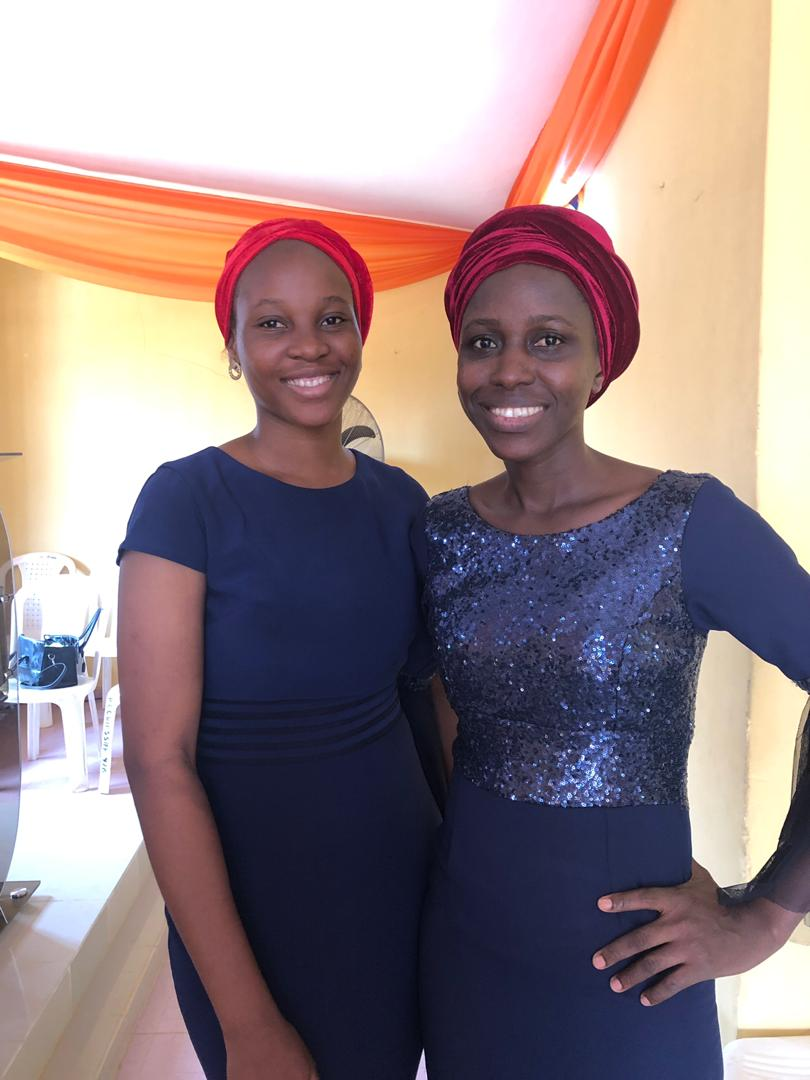
#> input picture imgs/pre_tope.jpg, 810 x 1080 px
$ python morphological.py
#> lines starting #> are read from the running program, lines starting #| are printed output that depends on the picture; after the words box and inside, x2 and y2 are one past the last pixel; in counts of white or black regions, pixels touching at a corner belong together
import cv2 as cv
import numpy as np
import matplotlib.pyplot as plt

img = cv.imread('imgs/pre_tope.jpg', cv.IMREAD_GRAYSCALE)
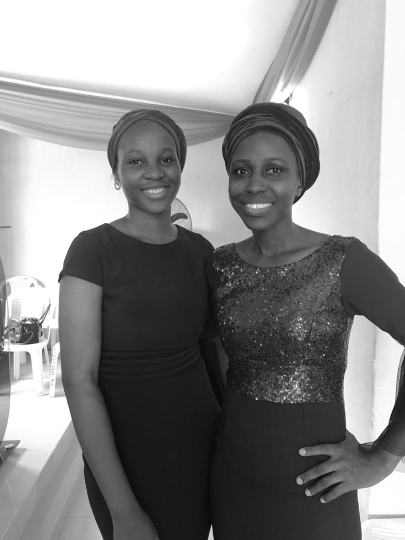
#> img: shape (1080, 810) (shown at 1/2 size); min 0, max 255, mean 137.8
if img is None:
    print('check img file')
    exit(1)
_, mask = cv.threshold(img, 150, 250, cv.THRESH_BINARY_INV)
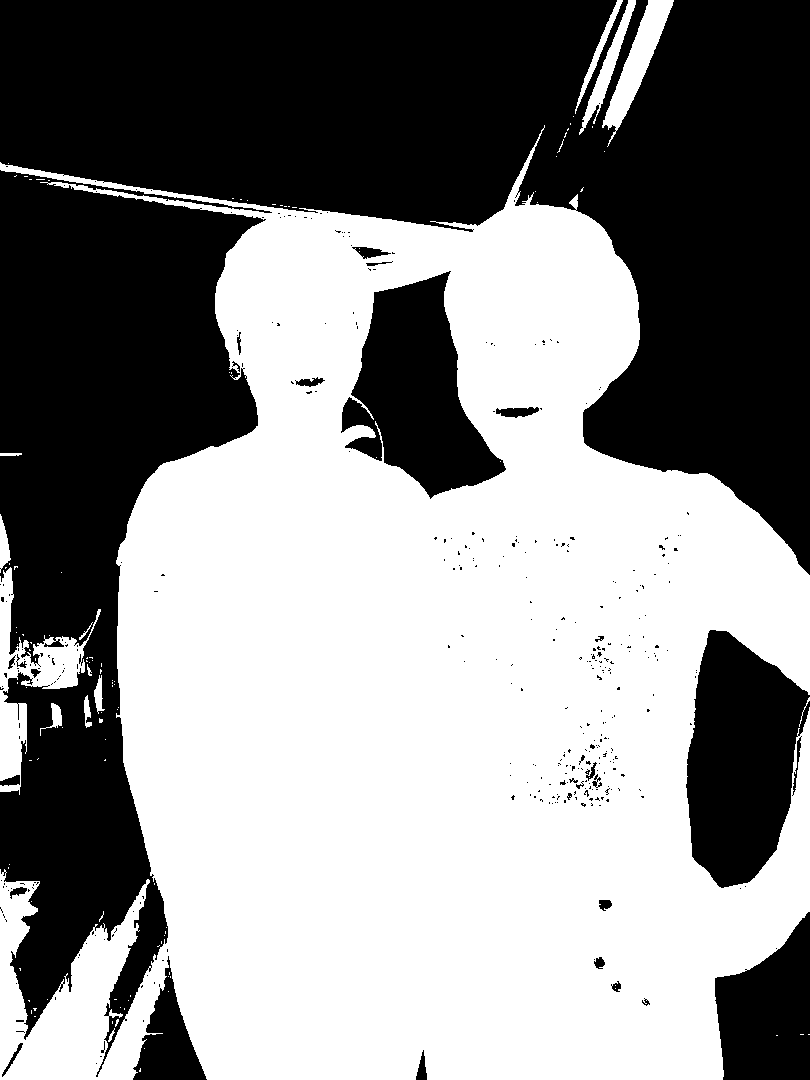
#> mask: shape (1080, 810); values 0 (black) and 250 (white), 54.6% white; 363 black regions (332 under 20 px), largest, box (x1, y1, x2, y2) and area: (0, 0, 810, 575) 214875, (0, 170, 272, 1077) 121528, (686, 630, 810, 888) 22308

kernel = np.ones((7,7), np.uint8)

dilated = cv.dilate(mask, kernel, iterations=3)
#> dilated: shape (1080, 810); values 0 (black) and 250 (white), 63.5% white; 16 black regions (5 under 20 px), largest, box (x1, y1, x2, y2) and area: (0, 0, 604, 215) 105306, (535, 0, 810, 557) 86728, (0, 181, 248, 631) 70214
# closed1 = cv.erode(dilated, kernel, iterations=3)

eroded = cv.erode(mask, kernel, iterations=3)
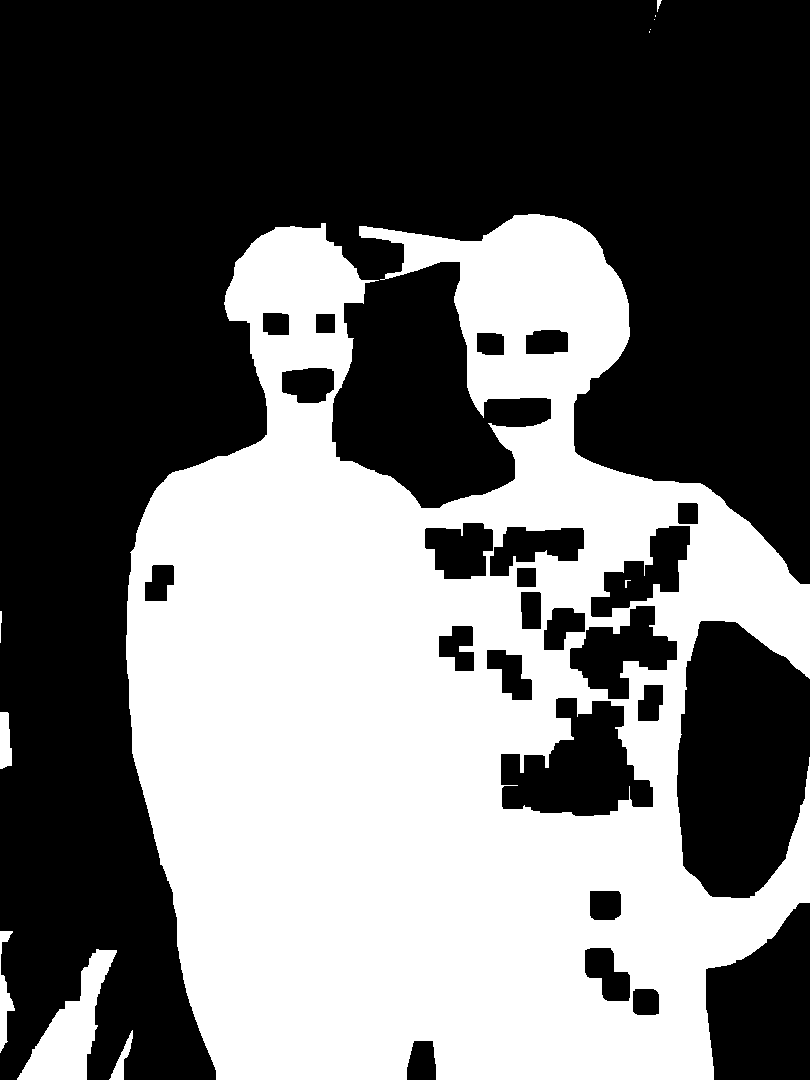
#> eroded: shape (1080, 810); values 0 (black) and 250 (white), 42.1% white; 12 white regions (4 under 20 px), largest, box (x1, y1, x2, y2) and area: (126, 214, 810, 1080) 361361, (17, 949, 117, 1080) 5210, (0, 931, 15, 1053) 750
# opened1 = cv.dilate(eroded, kernel, iterations=3)

# erosion followed by dilation
opened = cv.morphologyEx(mask, cv.MORPH_OPEN, kernel, iterations=3)
#> opened: shape (1080, 810); values 0 (black) and 250 (white), 51.4% white; 58 black regions (37 under 20 px), largest, box (x1, y1, x2, y2) and area: (0, 0, 810, 1080) 360315, (686, 630, 810, 889) 23082, (341, 271, 506, 499) 20926

# dilation followed by erosion
closed = cv.morphologyEx(mask, cv.MORPH_CLOSE, kernel, iterations=3)
#> closed: shape (1080, 810); values 0 (black) and 250 (white), 56.6% white; 9 black regions, largest, box (x1, y1, x2, y2) and area: (0, 0, 810, 566) 211453, (0, 172, 257, 640) 81707, (0, 688, 149, 1000) 28534

# difference between dilation and erosion
morph_grad = cv.morphologyEx(mask, cv.MORPH_GRADIENT, kernel, iterations=3)
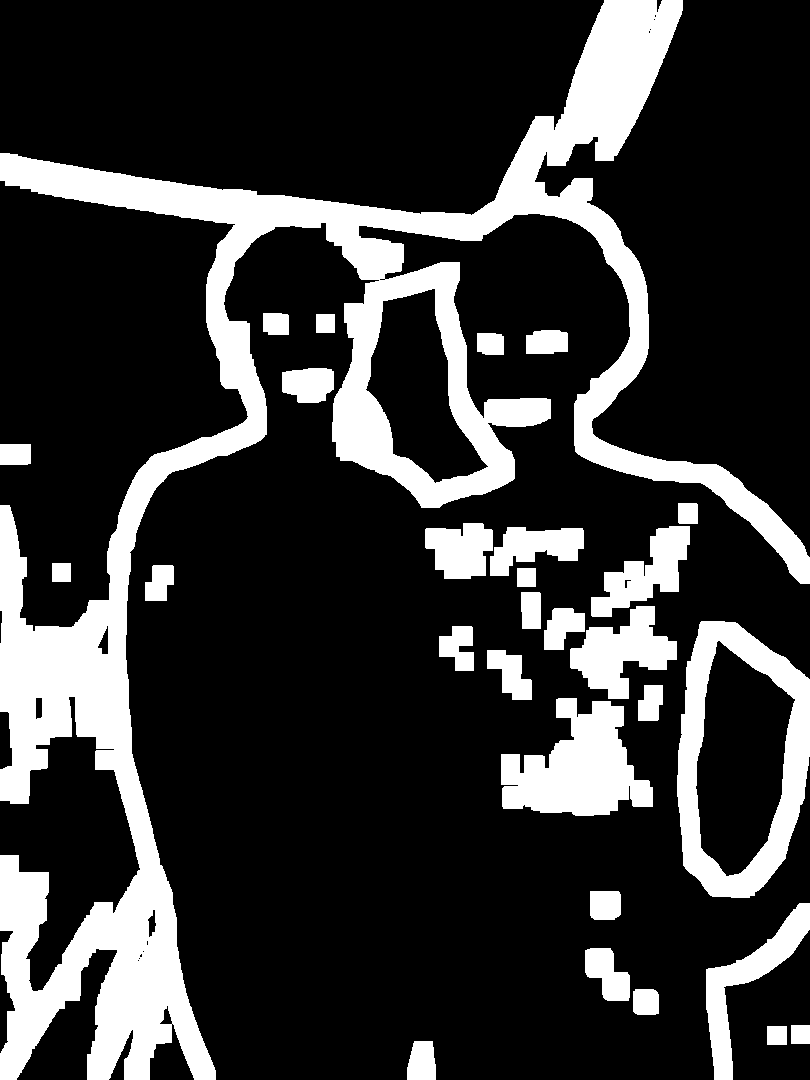
#> morph_grad: shape (1080, 810); values 0 (black) and 250 (white), 21.4% white; 29 white regions, largest, box (x1, y1, x2, y2) and area: (0, 0, 810, 1080) 126175, (677, 621, 810, 898) 13941, (501, 698, 653, 816) 10763

# difference between image and opened image
top_hat = cv.morphologyEx(mask, cv.MORPH_TOPHAT, kernel, iterations=3)
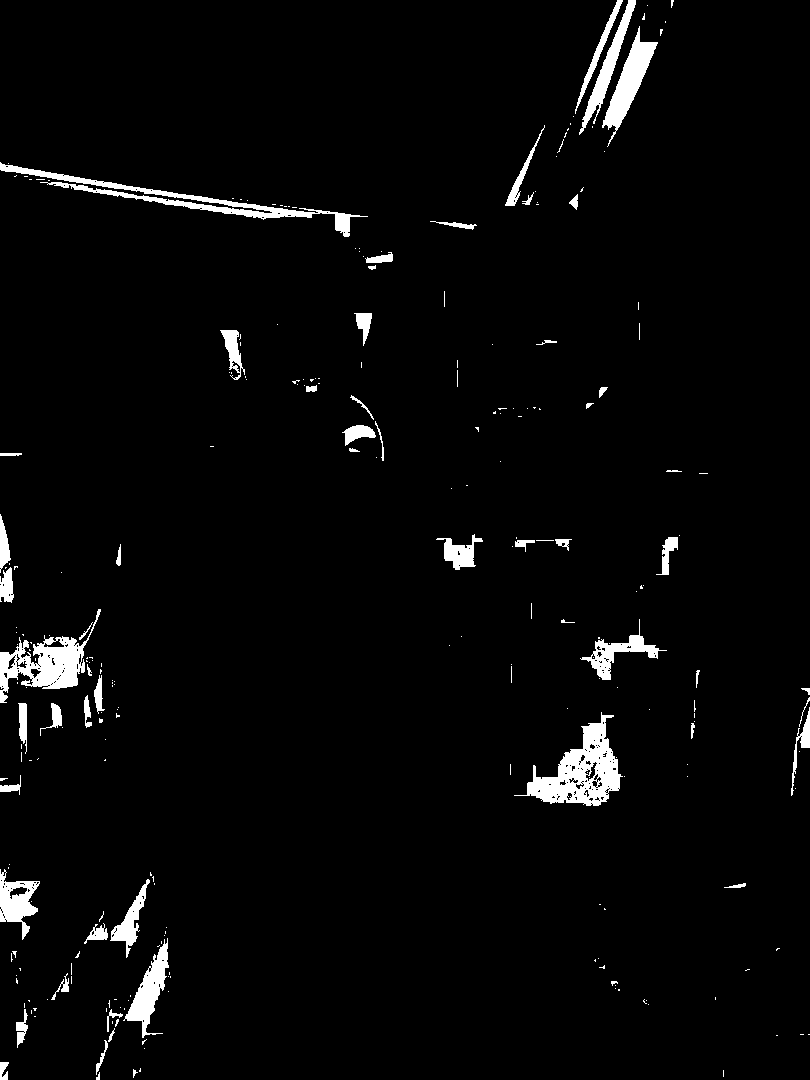
#> top_hat: shape (1080, 810); values 0 (black) and 250 (white), 3.2% white; 262 white regions (203 under 20 px), largest, box (x1, y1, x2, y2) and area: (514, 712, 623, 806) 4009, (0, 162, 368, 237) 3222, (0, 609, 101, 703) 3106

titles = ['orig', 'mask', 'dilated', 'eroded', 'opened', 'closed', 'morph_grad', 'top_hat']
images = [img, mask, dilated, eroded, opened, closed, morph_grad, top_hat]

for i in range(len(images)):
    plt.subplot(2, 4, i+1)
    plt.imshow(images[i], 'gray')
    plt.title(titles[i])
    plt.xticks([]), plt.yticks([])
#> this loop made 8 passes

plt.show()

$ run again, with imgs/babe.jpg copied over imgs/pre_tope.jpg
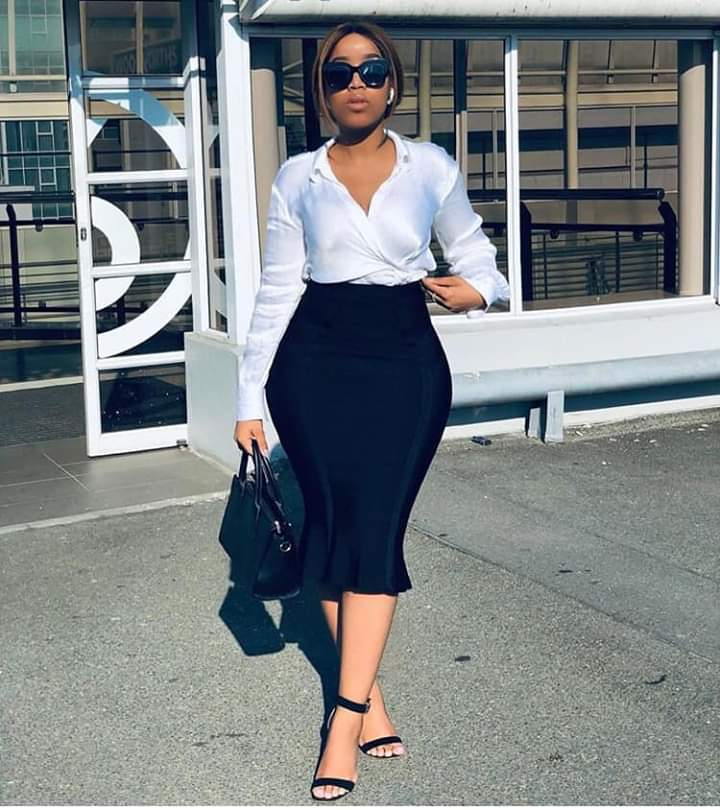
#> input picture imgs/babe.jpg, 720 x 810 px
#> `_, mask = cv.threshold(img, 150, 250, cv.THRESH_BINARY_INV)`:
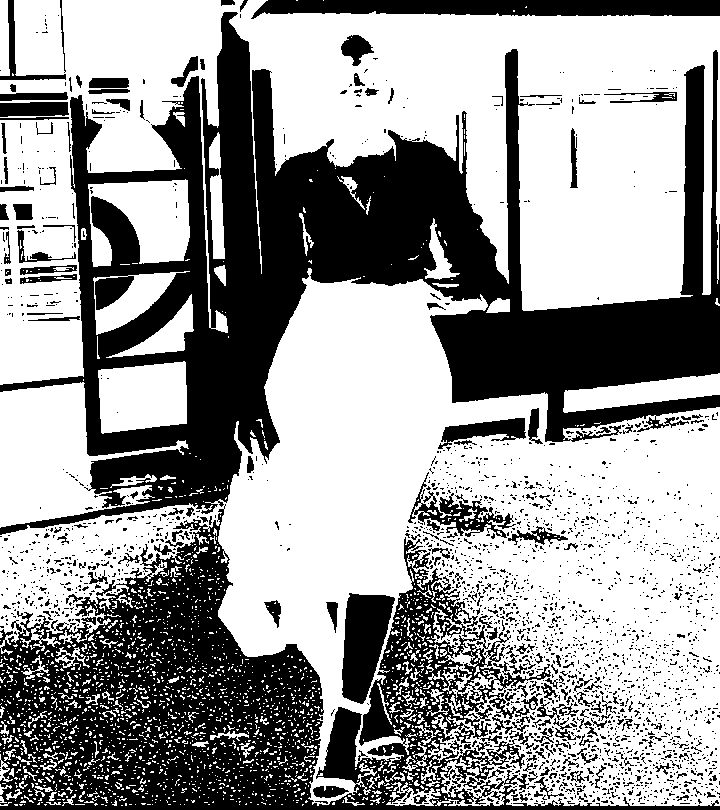
#> mask: shape (810, 720); values 0 (black) and 250 (white), 60.4% white; 2333 black regions (2138 under 20 px), largest, box (x1, y1, x2, y2) and area: (0, 12, 720, 535) 118350, (0, 504, 720, 810) 74928, (251, 0, 720, 19) 6782
#> dilated: shape (810, 720); values 0 (black) and 250 (white), 92% white; 32 black regions (14 under 20 px), largest, box (x1, y1, x2, y2) and area: (140, 47, 497, 479) 25213, (446, 304, 720, 392) 16516, (352, 604, 382, 690) 1421
#> eroded: shape (810, 720); values 0 (black) and 250 (white), 22% white; 39 white regions (12 under 20 px), largest, box (x1, y1, x2, y2) and area: (229, 291, 522, 698) 45587, (249, 22, 720, 208) 27380, (528, 110, 677, 301) 23094
#> opened: shape (810, 720); values 0 (black) and 250 (white), 36.4% white; 23 white regions, largest, box (x1, y1, x2, y2) and area: (220, 282, 531, 707) 62280, (240, 13, 720, 239) 46990, (519, 101, 686, 310) 32562
#> closed: shape (810, 720); values 0 (black) and 250 (white), 83.3% white; 19 black regions, largest, box (x1, y1, x2, y2) and area: (92, 38, 506, 488) 50983, (437, 216, 720, 401) 24301, (343, 595, 391, 699) 3833
#> morph_grad: shape (810, 720); values 0 (black) and 250 (white), 70.1% white; 71 black regions (26 under 20 px), largest, box (x1, y1, x2, y2) and area: (229, 291, 522, 698) 45587, (249, 22, 720, 208) 27380, (140, 47, 497, 479) 25213
#> `top_hat = cv.morphologyEx(mask, cv.MORPH_TOPHAT, kernel, iterations=3)`:
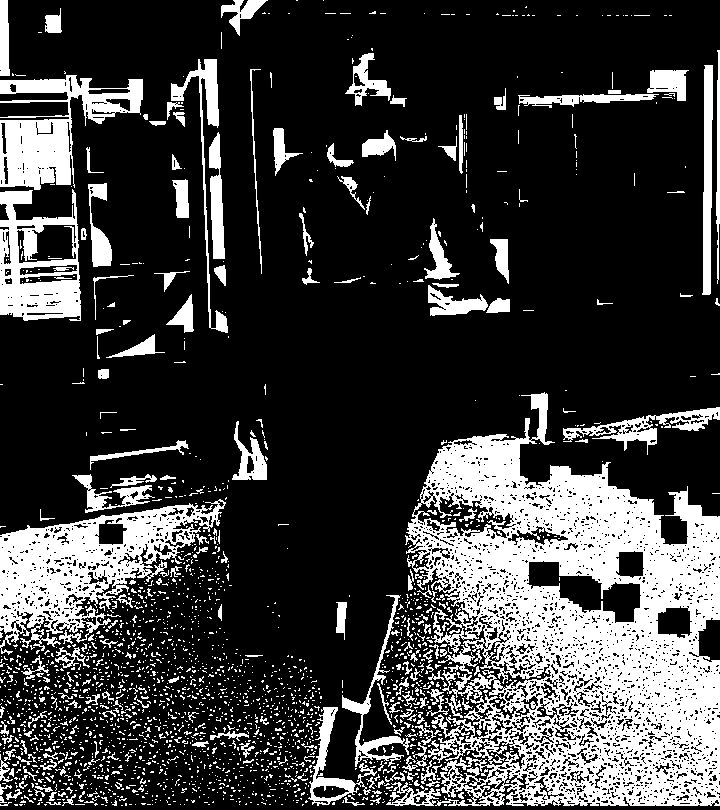
#> top_hat: shape (810, 720); values 0 (black) and 250 (white), 24% white; 2307 white regions (2089 under 20 px), largest, box (x1, y1, x2, y2) and area: (405, 392, 720, 806) 69678, (0, 499, 226, 655) 14027, (0, 75, 143, 190) 7344
#> the loop `for i in range(len(images)):` made 8 passes
